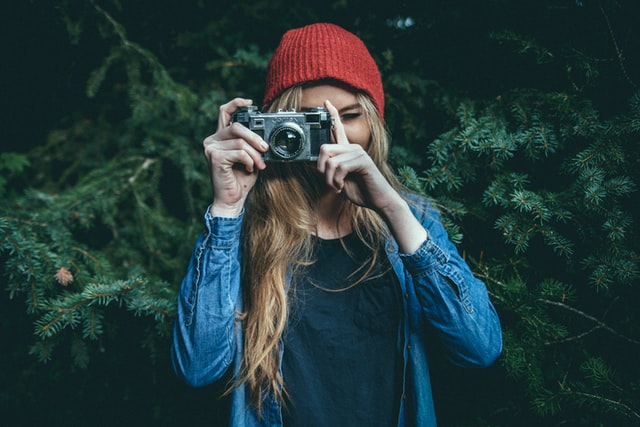
#> input picture imagergb1.jpg, 640 x 427 px
$ python grayLevelSlicingWithBackground.py
#> lines starting #> are read from the running program, lines starting #| are printed output that depends on the picture
import cv2
import numpy as np
from matplotlib import pyplot as plt
# This import statement is used to import the python packages or
# modules that required by our program.
# Here we are importing cv2 module which is used for imgOrignal
# reading and also for displaying imgOrignal in our program.
# opencv read the images a numpy arrays.
# Here also we are importing matplotlib.pyplot
# opencv read the images a numpy arrays.
# Here we are also importing matplotlib.pyplot which provides an implicit, MATLAB-like, way of plotting.
# It also used to opens figures on your screen, and also acts as the figure GUI manager.
# pyplot module is mainly intended for interactive plots and simple cases of programmatic plot generation.
# Here we are using matplotlib.pyplot to display title on our output imgOrignal.


img = cv2.imread('imagergb1.jpg', 0)
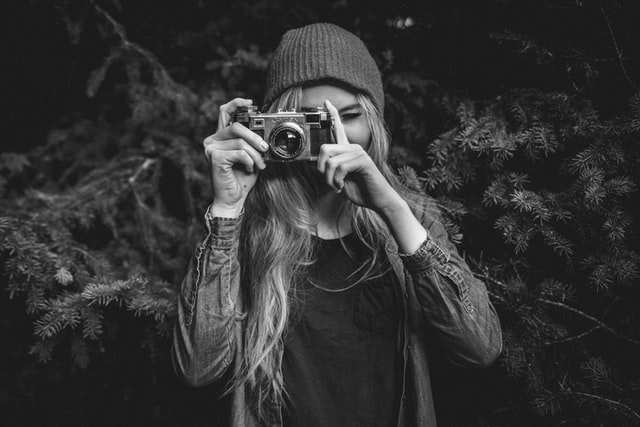
#> img: shape (427, 640); min 0, max 255, mean 51.1
# cv2.imread() function is used to read and load imgOrignal
# files stored in your system.

x, y = img.shape
#> x = 427; y = 640
z = np.zeros((x, y))
for i in range(0, x):
    for j in range(0, y):
        if 50 < img[i][j] < 150:
            z[i][j] = 255
        else:
            z[i][j] = img[i][j]
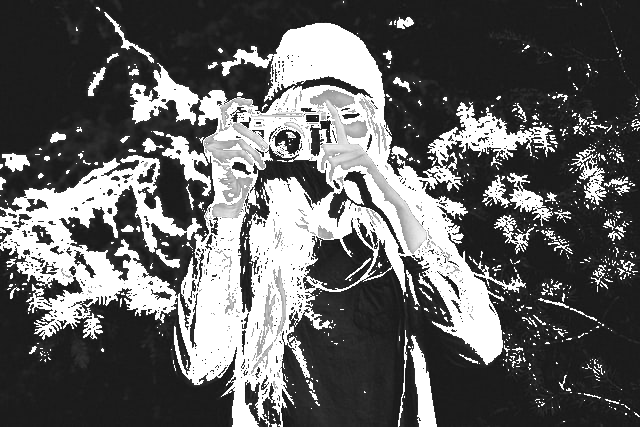
#> z: shape (427, 640) float64; min 0, max 255, mean 97.8
SlicedImage = np.hstack((img, z))
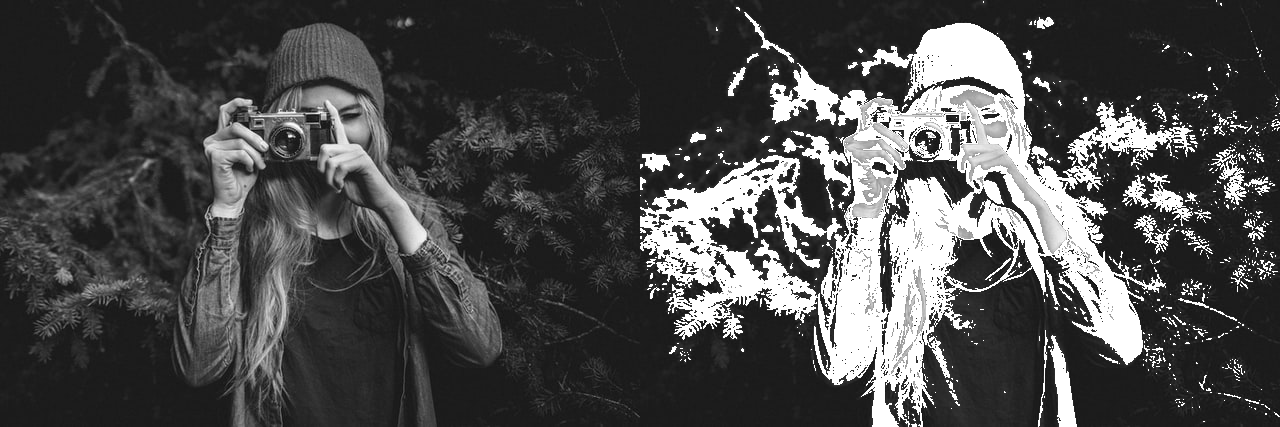
#> SlicedImage: shape (427, 1280) float64; min 0, max 255, mean 74.4
# np.hstack() is used to concatenating the numpy arrays.

plt.title("(a) Orignal imgOrignal and (b) Gray level sliced imgOrignal without background")
# Here plt.title() function is used to display title on the output image plot.

plt.imshow(SlicedImage, 'gray')
# plt.imshow() is used to displaying the images

plt.show()
# io.show() Launch the event loop of the current gui
# plugin, and display all pending images, queued via imshow.
# A call to show will block execution of code until
# all windows have been closed.
# This io.show() is required when we are
# using imshow in non-interactive scripts.

$ run again, with image.jpg copied over imagergb1.jpg
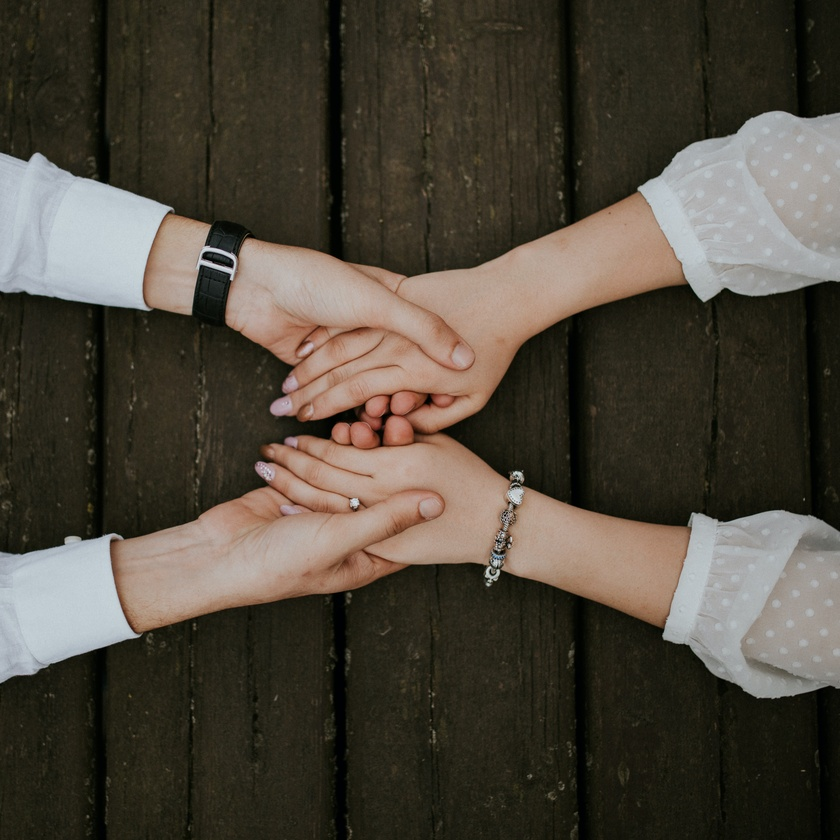
#> input picture image.jpg, 840 x 840 px, shrunk from 3515 x 3515 before the run
#> after the loop `for i in range(0, x):`:
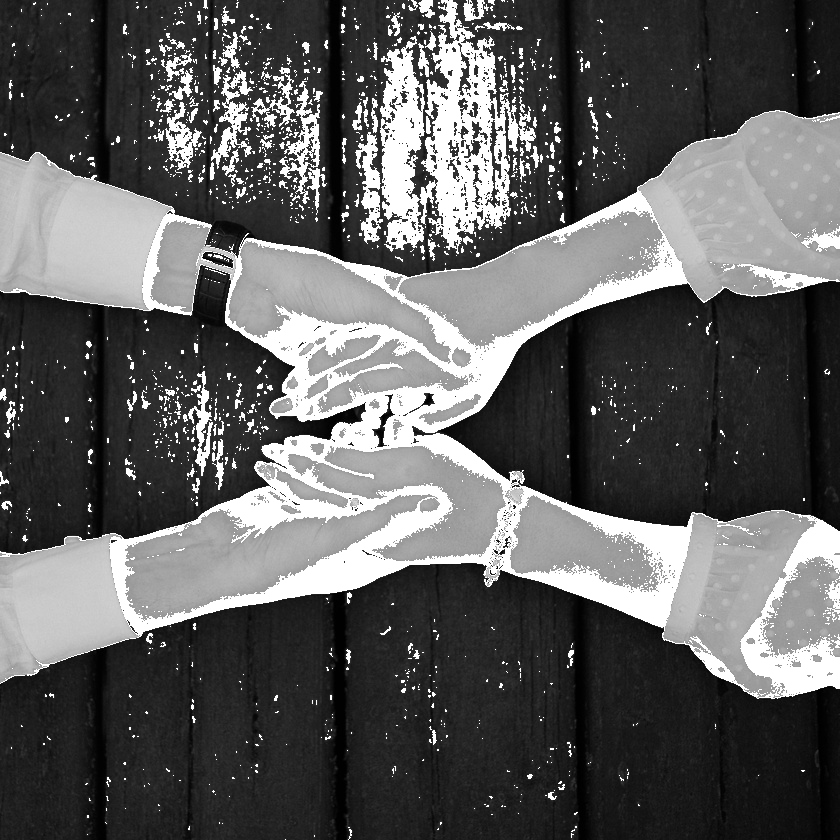
#> z: shape (840, 840) float64; min 0, max 255, mean 93.2
#> `SlicedImage = np.hstack((img, z))`:
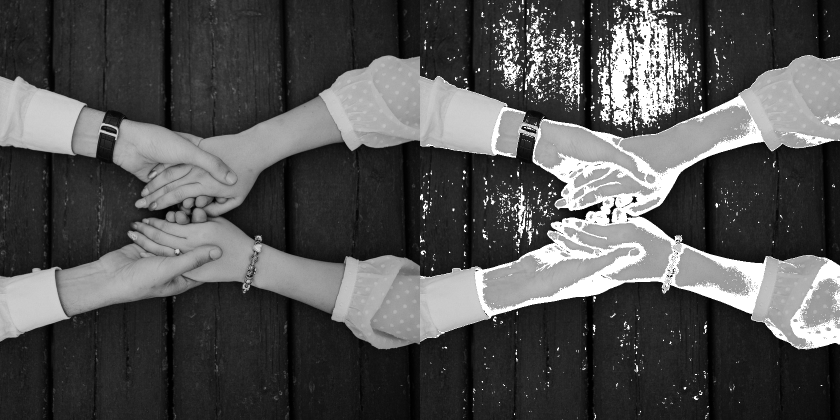
#> SlicedImage: shape (840, 1680) float64 (shown at 1/2 size); min 0, max 255, mean 82.3
